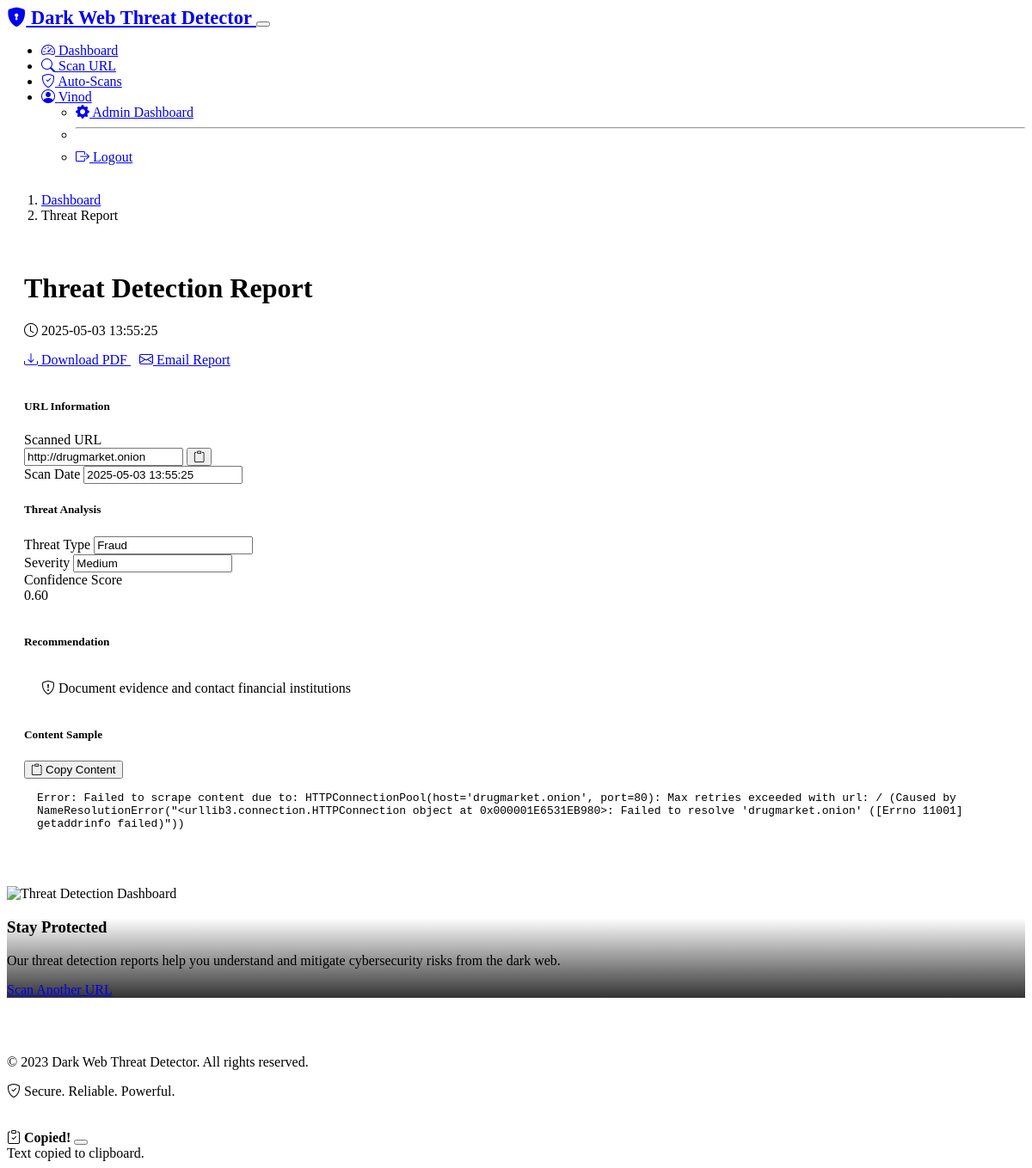
Page /report/2 (signed in) on the committed database.
### models.py (models this page shows, shortened)
class User(UserMixin, db.Model):
    id = db.Column(db.Integer, primary_key=True)
    username = db.Column(db.String(64), unique=True, nullable=False)
    email = db.Column(db.String(120), unique=True, nullable=False)
    password_hash = db.Column(db.String(256), nullable=False)
    created_at = db.Column(db.DateTime, default=datetime.utcnow)
    scans = db.relationship('Scan', backref='user', lazy=True)
    auto_scan_urls = db.relationship('AutoScanURL', backref='user', lazy=True)

class Scan(db.Model):
    id = db.Column(db.Integer, primary_key=True)
    url = db.Column(db.String(512), nullable=False)
    content = db.Column(db.Text)
    threat_type = db.Column(db.String(64))
    severity = db.Column(db.String(32))
    confidence_score = db.Column(db.Float)
    recommendation = db.Column(db.Text)
    description = db.Column(db.Text)
    ioc = db.Column(db.String(255))  # Indicator of Compromise (e.g., IP, domain, file hash)
    source = db.Column(db.String(128))  # Source of threat information
    created_at = db.Column(db.DateTime, default=datetime.utcnow)
    user_id = db.Column(db.Integer, db.ForeignKey('user.id'), nullable=False)
    auto_scan_url_id = db.Column(db.Integer, db.ForeignKey('auto_scan_url.id'), nullable=True)

### routes.py (the view)
@app.route('/report/<int:scan_id>')
@login_required
def report(scan_id):
    scan = Scan.query.get_or_404(scan_id)
    if scan.user_id != current_user.id:
        flash('Access denied. You do not have permission to view this report.', 'danger')
        return redirect(url_for('dashboard'))
    return render_template('report.html', title='Threat Report', scan=scan)

### models.py (called while the page is built)
@login_manager.user_loader
def load_user(user_id):
    return User.query.get(int(user_id))

### templates/report.html (shortened to what this page needs)
{% extends "base.html" %}
{% block content %}
<div class="row mb-4">
    <div class="col-12">
        <nav aria-label="breadcrumb">
            <ol class="breadcrumb">
                <li class="breadcrumb-item"><a href="{{ url_for('dashboard') }}">Dashboard</a></li>
                <li class="breadcrumb-item active" aria-current="page">Threat Report</li>
            </ol>
        </nav>
    </div>
</div>
<div class="report-container">
    <div class="report-header">
        <div class="row align-items-center">
            <div class="col-md-8">
                <h1 class="display-6 mb-2">Threat Detection Report</h1>
                <p class="text-muted mb-0">
                    <i class="bi bi-clock me-1"></i> {{ scan.created_at.strftime('%Y-%m-%d %H:%M:%S') }}
                </p>
            </div>
            <div class="col-md-4 text-md-end">
                <div class="btn-group" role="group">
                    <a href="{{ url_for('download_report', scan_id=scan.id) }}" class="btn btn-outline-primary action-button">
                        <i class="bi bi-download me-2"></i> Download PDF
                    </a>
                    <a href="{{ url_for('email_report', scan_id=scan.id) }}" class="btn btn-outline-info action-button" id="email-report-btn">
                        <i class="bi bi-envelope me-2"></i> Email Report
                    </a>
                </div>
            </div>
        </div>
    </div>
    <div class="row mb-4">
        <div class="col-md-6">
            <div class="card bg-dark h-100">
                <div class="card-header">
                    <h5 class="mb-0">URL Information</h5>
                </div>
                <div class="card-body">
                    <div class="mb-3">
                        <label class="form-label text-muted">Scanned URL</label>
                        <div class="input-group">
                            <input type="text" class="form-control" value="{{ scan.url }}" readonly>
                            <button class="btn btn-outline-secondary" type="button" onclick="copyToClipboard('{{ scan.url }}')">
                                <i class="bi bi-clipboard"></i>
                            </button>
                        </div>
                    </div>
                    <div class="mb-3">
                        <label class="form-label text-muted">Scan Date</label>
                        <input type="text" class="form-control" value="{{ scan.created_at.strftime('%Y-%m-%d %H:%M:%S') }}" readonly>
                    </div>
                </div>
            </div>
        </div>
        <div class="col-md-6">
            <div class="card bg-dark h-100">
                <div class="card-header">
                    <h5 class="mb-0">Threat Analysis</h5>
                </div>
                <div class="card-body">
                    <div class="row">
                        <div class="col-md-6 mb-3">
                            <label class="form-label text-muted">Threat Type</label>
                            <input type="text" class="form-control fw-bold" value="{{ scan.threat_type }}" readonly>
                        </div>
                        <div class="col-md-6 mb-3">
                            <label class="form-label text-muted">Severity</label>
                            <input type="text" class="form-control fw-bold {% if scan.severity == 'High' %}text-danger{% elif scan.severity == 'Medium' %}text-warning{% else %}text-info{% endif %}"
                                   value="{{ scan.severity }}" readonly>
                        </div>
                    </div>
                    <div class="mb-3">
                        <label class="form-label text-muted">Confidence Score</label>
                        <div class="d-flex align-items-center">
                            <span class="me-2 fw-bold">{{ "%.2f"|format(scan.confidence_score) }}</span>
                            <div class="confidence-meter flex-grow-1">
                                <div class="confidence-fill" data-score="{{ scan.confidence_score }}"></div>
                            </div>
                        </div>
                    </div>
                </div>
            </div>
        </div>
    </div>
    <div class="row mb-4">
        <div class="col-12">
            <div class="card bg-dark">
                <div class="card-header">
                    <h5 class="mb-0">Recommendation</h5>
                </div>
                <div class="card-body">
                    <div class="alert {% if scan.severity == 'High' %}alert-danger{% elif scan.severity == 'Medium' %}alert-warning{% else %}alert-info{% endif %}">
                        <i class="bi bi-shield-exclamation me-2"></i>
                        {{ scan.recommendation }}
                    </div>
                </div>
            </div>
        </div>
    </div>
    <div class="row">
        <div class="col-12">
            <div class="card bg-dark">
                <div class="card-header d-flex justify-content-between align-items-center">
                    <h5 class="mb-0">Content Sample</h5>
                    <button class="btn btn-sm btn-outline-secondary" onclick="copyToClipboard('{{ scan.content }}')">
                        <i class="bi bi-clipboard me-1"></i> Copy Content
                    </button>
                </div>
                <div class="card-body">
                    <div class="report-content">
                        {{ scan.content }}
                    </div>
                </div>
            </div>
        </div>
    </div>
</div>
<div class="row mt-5">
    <div class="col-12">
        <div class="card bg-dark border-0 rounded-3 overflow-hidden">
            <img src="https://images.unsplash.com/photo-1524114051012-0a2aa8dae4e1" class="card-img" alt="Threat Detection Dashboard">
            <div class="card-img-overlay d-flex flex-column justify-content-end" style="background: linear-gradient(to top, rgba(0,0,0,0.8), transparent);">
                <h3 class="card-title">Stay Protected</h3>
                <p class="card-text">Our threat detection reports help you understand and mitigate cybersecurity risks from the dark web.</p>
                <a href="{{ url_for('scan') }}" class="btn btn-primary">Scan Another URL</a>
            </div>
        </div>
    </div>
</div>
{% endblock %}

### templates/base.html (shortened to what this page needs)
<!DOCTYPE html>
<html lang="en" data-bs-theme="dark">
<head>
    <link rel="stylesheet" href="https://cdn.replit.com/agent/bootstrap-agent-dark-theme.min.css">
    <link rel="stylesheet" href="https://cdn.jsdelivr.net/npm/bootstrap-icons@1.11.0/font/bootstrap-icons.css">
    <link rel="stylesheet" href="{{ url_for('static', filename='css/style.css') }}">
</head>
<body>
    <nav class="navbar navbar-expand-lg navbar-dark bg-dark">
        <div class="container">
            <a class="navbar-brand" href="{{ url_for('index') }}">
                <i class="bi bi-shield-lock-fill text-primary me-2"></i>
                Dark Web Threat Detector
            </a>
            <button class="navbar-toggler" type="button" data-bs-toggle="collapse" data-bs-target="#navbarNav" aria-controls="navbarNav" aria-expanded="false" aria-label="Toggle navigation">
            </button>
            <div class="collapse navbar-collapse" id="navbarNav">
                <ul class="navbar-nav ms-auto">
                    {% if current_user.is_authenticated %}
                    <li class="nav-item">
                        <a class="nav-link {% if request.endpoint == 'dashboard' %}active{% endif %}" href="{{ url_for('dashboard') }}">
                            <i class="bi bi-speedometer2 me-1"></i> Dashboard
                        </a>
                    </li>
                    <li class="nav-item">
                        <a class="nav-link {% if request.endpoint == 'scan' %}active{% endif %}" href="{{ url_for('scan') }}">
                            <i class="bi bi-search me-1"></i> Scan URL
                        </a>
                    </li>
                    <li class="nav-item">
                        <a class="nav-link {% if request.endpoint == 'auto_scans' %}active{% endif %}" href="{{ url_for('auto_scans') }}">
                            <i class="bi bi-shield-check me-1"></i> Auto-Scans
                        </a>
                    </li>
                    <li class="nav-item dropdown">
                        <a class="nav-link dropdown-toggle" href="#" id="navbarDropdown" role="button" data-bs-toggle="dropdown" aria-expanded="false">
                            <i class="bi bi-person-circle me-1"></i> {{ current_user.username }}
                        </a>
                        <ul class="dropdown-menu dropdown-menu-end" aria-labelledby="navbarDropdown">
                            {% if current_user.id == 1 %}
                            <li><a class="dropdown-item" href="{{ url_for('admin_dashboard') }}">
                                <i class="bi bi-gear-fill me-1"></i> Admin Dashboard
                            </a></li>
                            <li><hr class="dropdown-divider"></li>
                            {% endif %}
                            <li><a class="dropdown-item" href="{{ url_for('logout') }}">
                                <i class="bi bi-box-arrow-right me-1"></i> Logout
                            </a></li>
                        </ul>
                    </li>
                    {% endif %}
                </ul>
            </div>
        </div>
    </nav>
    <div class="container content-wrapper py-4">
        {% block content %}{% endblock %}
    </div>
    <footer class="footer">
        <div class="container">
            <div class="row">
                <div class="col-md-6">
                    <p class="mb-0">&copy; 2023 Dark Web Threat Detector. All rights reserved.</p>
                </div>
                <div class="col-md-6 text-md-end">
                    <p class="mb-0">
                        <i class="bi bi-shield-check text-primary me-1"></i> Secure. Reliable. Powerful.
                    </p>
                </div>
            </div>
        </div>
    </footer>
    <div class="position-fixed bottom-0 end-0 p-3" style="z-index: 5">
        <div id="copy-toast" class="toast" role="alert" aria-live="assertive" aria-atomic="true">
            <div class="toast-header">
                <i class="bi bi-clipboard-check text-success me-2"></i>
                <strong class="me-auto">Copied!</strong>
                <button type="button" class="btn-close" data-bs-dismiss="toast" aria-label="Close"></button>
            </div>
            <div class="toast-body">
                Text copied to clipboard.
            </div>
        </div>
    </div>
</body>
</html>

### static/css/style.css (style rules this page uses)
body { background-color: var(--bs-dark); min-height: 100vh; display: flex; flex-direction: column; }
.content-wrapper { flex: 1; }
.navbar-brand { font-weight: bold; font-size: 1.4rem; }
.confidence-meter { height: 10px; border-radius: 5px; background-color: var(--bs-gray-700); margin-top: 5px; overflow: hidden; }
.confidence-fill { height: 100%; background-color: var(--bs-primary); }
.report-container { background-color: var(--bs-gray-800); border-radius: 10px; padding: 20px; margin-bottom: 30px; }
.report-header { border-bottom: 1px solid var(--bs-gray-700); padding-bottom: 15px; margin-bottom: 20px; }
.report-content { max-height: 300px; overflow-y: auto; background-color: var(--bs-gray-900); padding: 15px; border-radius: 5px; font-family: monospace; }
.action-button { margin-right: 10px; margin-bottom: 10px; }
.footer { padding: 20px 0; margin-top: 30px; background-color: var(--bs-gray-900); }
.alert { border-radius: 8px; padding: 15px 20px; }

### rows in the picture
User: username "Vinod"
Scan: created_at "2025-05-03 13:55:25", url "http://drugmarket.onion", threat_type "Fraud", severity "Medium", confidence_score "0.60", recommendation "Document evidence and contact financial institutions", content "Error: Failed to scrape content due to: HTTPConnectionPool(host='drugmarket.onion', port=80): Max retries exceeded with url: / (Caused by NameResolutionError(\"<urllib3.connection.HTTPConnection object at 0x000001E6531EB980>: Failed to resolve 'drugmarket.onion' ([Errno 11001] getaddrinfo failed)\"))"
